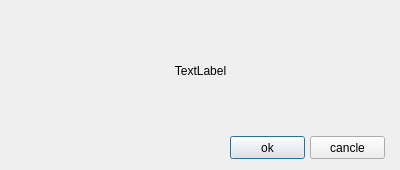
<?xml version="1.0" encoding="UTF-8"?>
<ui version="4.0">
 <class>Dialog</class>
 <widget class="QDialog" name="Dialog">
  <property name="geometry">
   <rect>
    <x>0</x>
    <y>0</y>
    <width>400</width>
    <height>170</height>
   </rect>
  </property>
  <property name="minimumSize">
   <size>
    <width>400</width>
    <height>170</height>
   </size>
  </property>
  <property name="maximumSize">
   <size>
    <width>400</width>
    <height>170</height>
   </size>
  </property>
  <property name="windowTitle">
   <string>Dialog</string>
  </property>
  <widget class="QLabel" name="label">
   <property name="geometry">
    <rect>
     <x>20</x>
     <y>30</y>
     <width>361</width>
     <height>81</height>
    </rect>
   </property>
   <property name="text">
    <string>TextLabel</string>
   </property>
   <property name="alignment">
    <set>Qt::AlignCenter</set>
   </property>
  </widget>
  <widget class="QPushButton" name="pushButton">
   <property name="geometry">
    <rect>
     <x>230</x>
     <y>136</y>
     <width>75</width>
     <height>23</height>
    </rect>
   </property>
   <property name="text">
    <string>ok</string>
   </property>
  </widget>
  <widget class="QPushButton" name="pushButton_2">
   <property name="geometry">
    <rect>
     <x>310</x>
     <y>136</y>
     <width>75</width>
     <height>23</height>
    </rect>
   </property>
   <property name="text">
    <string>cancle</string>
   </property>
  </widget>
 </widget>
 <resources/>
 <connections>
  <connection>
   <sender>pushButton</sender>
   <signal>clicked()</signal>
   <receiver>Dialog</receiver>
   <slot>ok_slot()</slot>
   <hints>
    <hint type="sourcelabel">
     <x>243</x>
     <y>144</y>
    </hint>
    <hint type="destinationlabel">
     <x>177</x>
     <y>144</y>
    </hint>
   </hints>
  </connection>
  <connection>
   <sender>pushButton_2</sender>
   <signal>clicked()</signal>
   <receiver>Dialog</receiver>
   <slot>cancle_slot()</slot>
   <hints>
    <hint type="sourcelabel">
     <x>322</x>
     <y>140</y>
    </hint>
    <hint type="destinationlabel">
     <x>196</x>
     <y>157</y>
    </hint>
   </hints>
  </connection>
 </connections>
 <slots>
  <slot>ok_slot()</slot>
  <slot>cancle_slot()</slot>
 </slots>
</ui>
